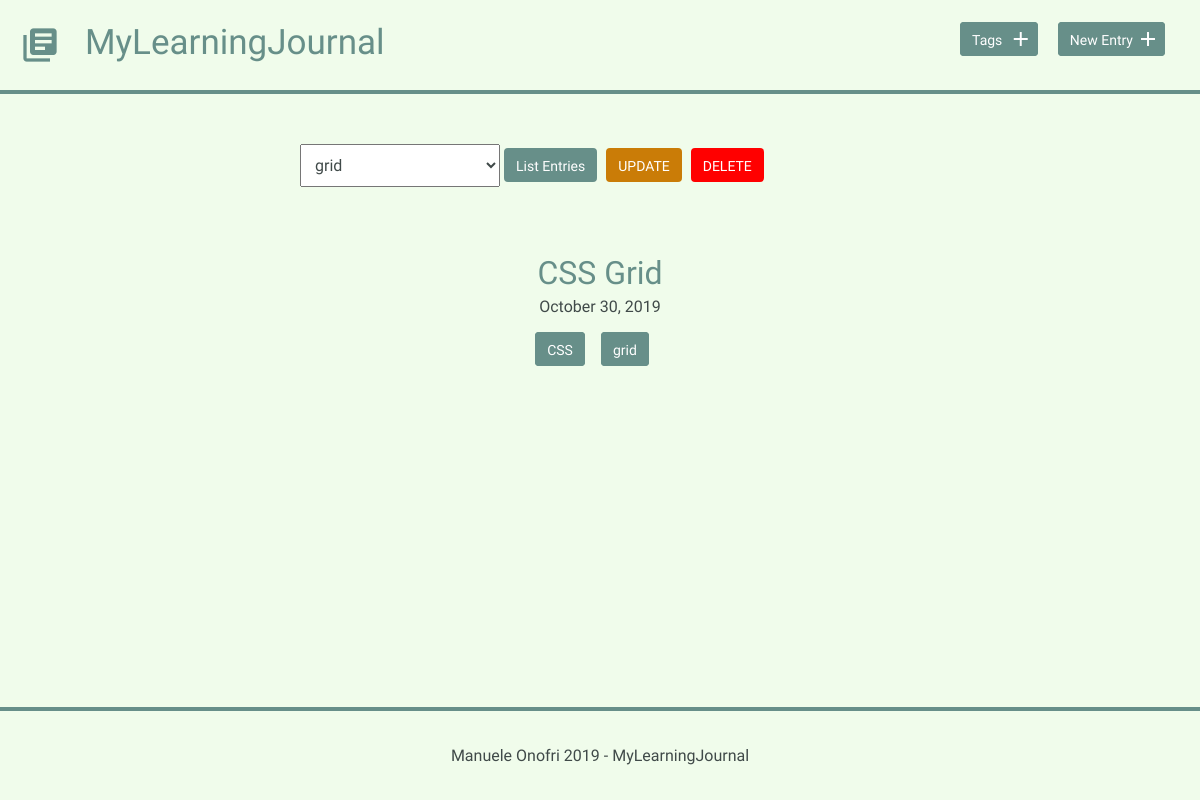
Screenshot of /tags.php?id=2 with the database file from the repository.
### tables this page shows
CREATE TABLE "tags" (
	"id"	INTEGER NOT NULL PRIMARY KEY AUTOINCREMENT,
	"name"	TEXT NOT NULL UNIQUE
);

CREATE TABLE "entries" (
	`id`	INTEGER,
	`title`	TEXT,
	`date`	TEXT,
	`time_spent`	INTEGER,
	`learned`	BLOB,
	`resources`	BLOB,
	PRIMARY KEY(`id`)
);

### inc/functions.php (called while the page is built, shortened)
<?php
function get_entries_per_tag($tag_id) {
    include('connection.php');
    try {
        $results = $db->query('SELECT entries.* FROM entries JOIN entries_tags
                                ON entries.id = entries_tags.entries_id
                                WHERE entries_tags.tags_id = ?');
        $results->bindValue(1, $tag_id, PDO::PARAM_INT);
        $results->execute();
    } catch (Exception $e) {
       $e->getMessage();
    }
    $tags = $results->fetchAll(PDO::FETCH_ASSOC);
    return $tags;
}
function get_tags_per_entry($entry_id) {
    include('connection.php');
    try {
        $results = $db->query('SELECT tags.name, tags.id FROM tags JOIN entries_tags
                                ON tags.id = entries_tags.tags_id
                                WHERE entries_tags.entries_id = ?');
        $results->bindValue(1, $entry_id, PDO::PARAM_INT);
        $results->execute();
    } catch (Exception $e) {
       $e->getMessage();
    }
    $tags = $results->fetchAll(PDO::FETCH_ASSOC);
    return $tags;
}
function get_tag($tag_id) {
    include('connection.php');
    try {
        $result = $db->prepare('SELECT name FROM tags WHERE id = ?');
        $result->bindValue(1, $tag_id, PDO::PARAM_INT);
        $result->execute();
        $tag_name = $result->fetch();
        return $tag_name;
    } catch (Exception $e) {
        $e->getMessage();
    }
}

### tags.php (the view, shortened to what this page needs)
<?php
include('inc/functions.php');
$tags = get_tags();
if (isset($_GET['id'])) {
    $tag_id = filter_input(INPUT_GET, 'id', FILTER_SANITIZE_NUMBER_INT);
    $tag_name = get_tag($tag_id)['name'];
    $entries = get_entries_per_tag($tag_id);
}
include('inc/header.php');
?>
<div class="tags-control">
    <form action="tags.php" method="post">
        <select name="tag">
        <?php foreach ($tags as $tag) {
            if (isset($tag_id) && ($tag == $tag_name)) {
                echo "<option value='$tag' selected>$tag</option>";
            } else {
                echo "<option value='$tag'>$tag</option>";
            }
        }
        ?>
        </select>
        <input class="button" type="submit" name="submit" value="List Entries" />
        <input class="button button-update" type="submit" name="update" value="Update" />
        <input class="button button-delete" type="submit" name="delete" value="Delete" onclick="return confirm('Are you sure you want to delete the selected tag?')" />
    </form>
</div>
<?php if (isset($entries)) { ?>
    <div class="entry-list">
        <?php foreach ($entries as $entry) {
            $tags = get_tags_per_entry($entry['id']);
        ?>
            <article>
                <h2>
                    <a href="detail.php?id=<?php echo $entry['id']; ?>">
                        <?php echo $entry['title']; ?>
                    </a>
                </h2>
                <time datetime="<?php echo $entry['date']; ?>">
                    <?php echo strftime("%B %e, %G", strtotime($entry['date'])); ?>
                </time>
                <?php if (!empty($tags)) {
                    echo "<div class='tags-list'>";
                    foreach ($tags as $tag) {
                        echo "<a href='tags.php?id=" . $tag['id'] . "' class='button button-tag'>" . $tag['name'] . "</a>";
                    }
                    echo "</div>";
                } ?>
            </article>
        <?php } ?>
    </div>
<?php } ?>
<?php include('inc/footer.php'); ?>

### css/site.css (style rules this page uses)
body { font-size: 16px; color: #404a49; font-family: 'Cousine', serif; font-weight: 400; background-color: rgb(240, 252, 235); position: relative; min-height: 100vh; }
.tags-control { display: box; width: 600px; margin: 50px auto 0; }
.button { padding: 8px 10px 6px 10px; background: #678f89; border: 2px solid #678f89; border-radius: 4px; text-decoration: none; color: #FFF; position: relative; text-align: center; font-size: 14px; }
.button-delete { text-transform: uppercase; background-color: rgb(255, 0, 0); border-color: rgb(255, 0, 0); }
.button-update { text-transform: uppercase; background-color: #ca7c07; border-color: #ca7c07; }
.button-tag { margin-right: 1rem; }
h1, h2, h3 { margin: 0; font-weight: 400; line-height: 1em; color: #000; }
h2 { font-size: 32px; }
h2 a { text-decoration: none; color: #678f89; }
.entry-list, .edit-entry, .new-entry, .edit-tag { max-width: 800px; margin: 0 auto; padding: 70px 0 150px 0; }
.entry-list article { margin-bottom: 70px; text-align: center; }
.entry-list article:last-child { margin-bottom: 0; }
.entry-list article h2 { margin-bottom: 8px; }
.tags-list { margin-top: 1.5rem; }
input[type=submit] { margin-right: 5px; }
select { padding: 10px; width: 200px; }

### rows the page displays
tags: tag "grid"
entries: title "CSS Grid", date "October 30, 2019", name "CSS", name "grid"
